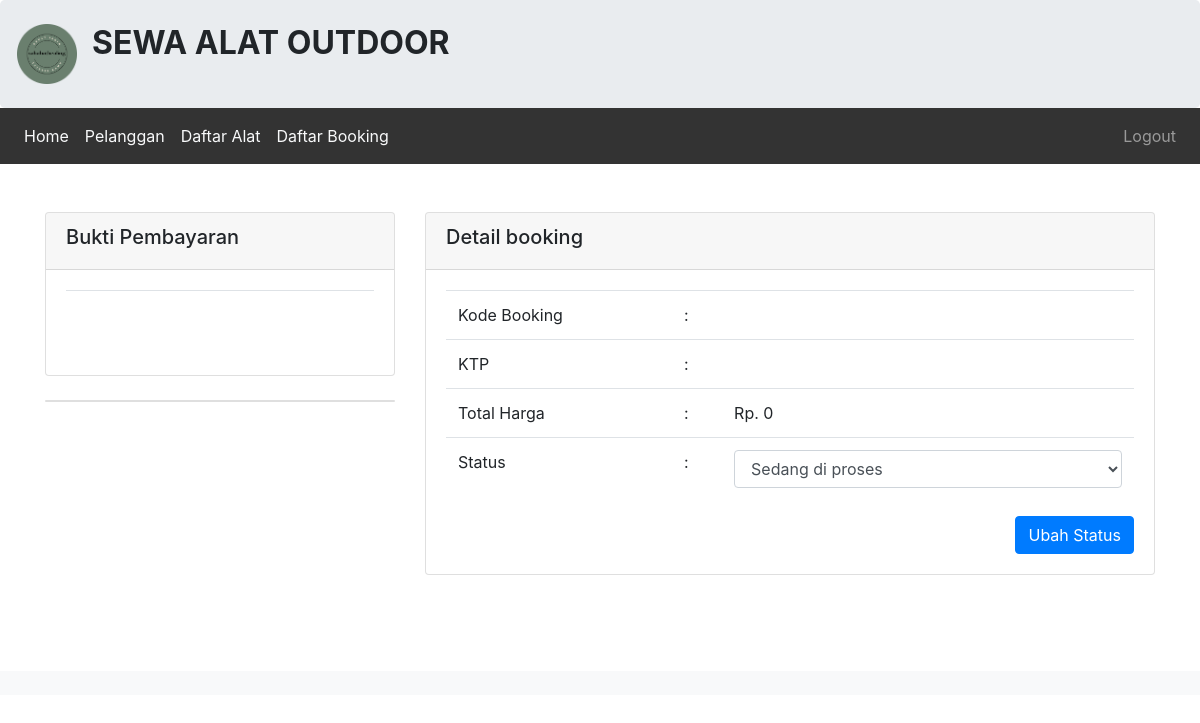
Before: /admin/booking/bayar.php?id=1701860529 (signed in) with the older database file.
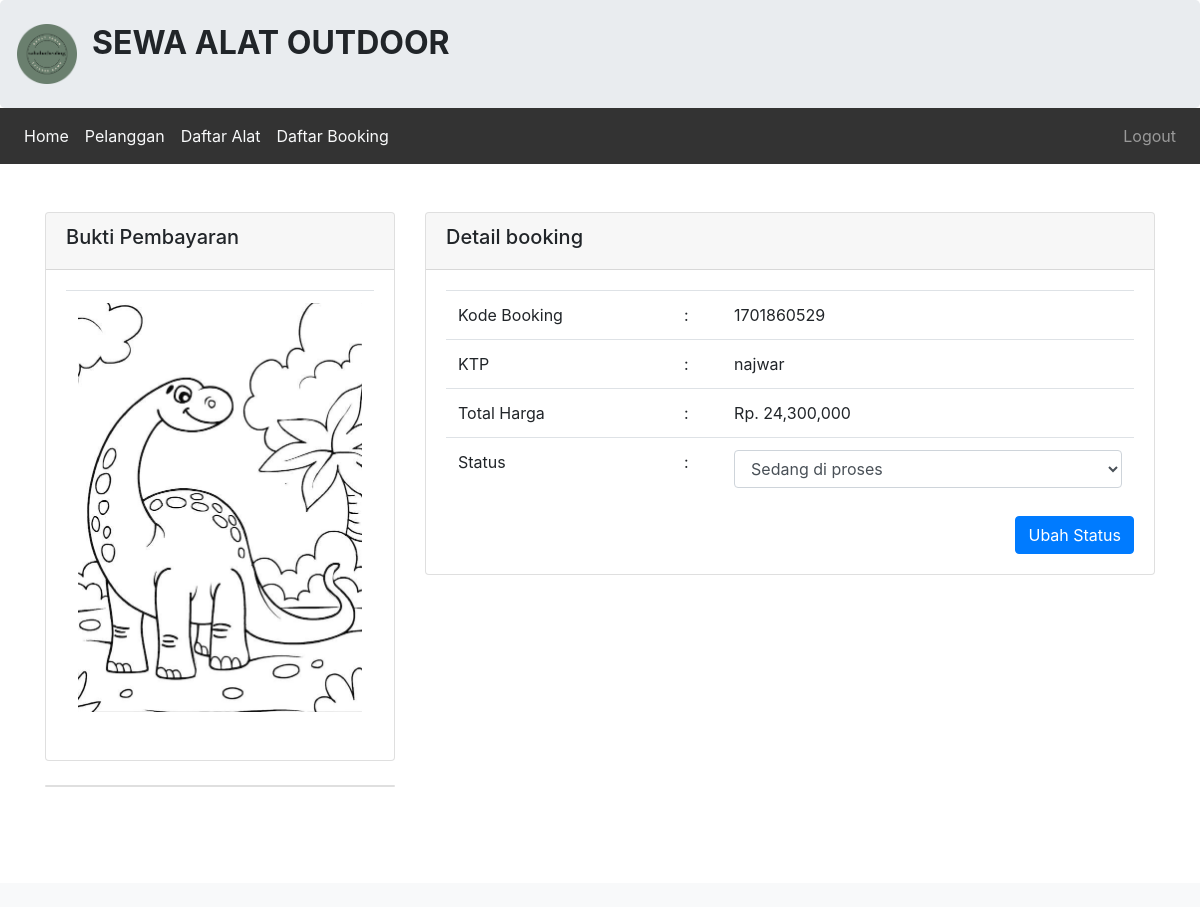
After: the same page with the newer database file.
### tables this page shows
CREATE TABLE `tbl_pembayaran_212303` (
  `212303_id_pembayaran` int(11) NOT NULL,
  `212303_id_login` int(20) NOT NULL,
  `212303_id_booking` int(100) NOT NULL,
  `212303_gambar` varchar(100) NOT NULL
);

CREATE TABLE `tbl_booking_212303` (
  `212303_id_booking` int(11) NOT NULL,
  `212303_kode_booking` varchar(25) NOT NULL,
  `212303_id_login` int(50) NOT NULL,
  `212303_id_alat` varchar(50) NOT NULL,
  `212303_nama` varchar(50) NOT NULL,
  `212303_alamat` varchar(100) NOT NULL,
  `212303_ktp` varchar(20) NOT NULL,
  `212303_no_telp` varchar(20) NOT NULL,
  `212303_jml_sewa` int(15) NOT NULL,
  `212303_tgl_sewa` date NOT NULL,
  `212303_tgl_kmb` date NOT NULL,
  `212303_total_bayar` int(100) NOT NULL,
  `212303_konfirmasi` varchar(50) NOT NULL,
  `212303_tgl_input` date NOT NULL
);

### admin/booking/bayar.php (the view, shortened to what this page needs)
<?php
include '../header2.php';
include '../../koneksi.php';
$kode_booking = $_GET['id'];
$query = "SELECT * FROM tbl_booking_212303 WHERE 212303_kode_booking = '$kode_booking'";
$hasil = mysqli_query($koneksi, $query);
$isi = mysqli_fetch_assoc($hasil);
$id_booking = $isi['212303_id_booking'];
$query2 = "SELECT * FROM tbl_pembayaran_212303 WHERE 212303_id_booking = '$id_booking'";
$hasil2 = mysqli_query($koneksi, $query2);
$isi2 = mysqli_fetch_assoc($hasil2);
?>
<br>
<br>
<div class="container">
    <div class="row">
        <div class="col-sm-4">
            <div class="card">
                <div class="card-header">
                    <h5> Bukti Pembayaran</h5>
                </div>
                <div class="card-body">
                        <table class="table">
                            <tr>
                                <td><img src="../../images/<?= $isi2['212303_gambar']; ?>" alt="" width="100%"></td>
                            </tr>
                        </table>
                </div>
            </div>
            <br />
            <div class="card">
            </div>
        </div>
        <div class="col-sm-8">
            <div class="card">
                <div class="card-header">
                    <h5> Detail booking</h5>
                </div>
                <div class="card-body">
                    <form method="post" action="proses.php?id=konfirmasi">
                        <table class="table">
                            <tr>
                                <td>Kode Booking </td>
                                <td> :</td>
                                <td><?php echo $isi['212303_kode_booking']; ?></td>
                            </tr>
                            <tr>
                                <td>KTP </td>
                                <td> :</td>
                                <td><?php echo $isi['212303_ktp']; ?></td>
                            </tr>
                            <tr>
                                <td>Total Harga </td>
                                <td> :</td>
                                <td>Rp. <?php echo number_format($isi['212303_total_bayar']); ?></td>
                            </tr>
                            <tr>
                                <td>Status </td>
                                <td> :</td>
                                <td>
                                    <select class="form-control" name="status">
                                        <option <?php if ($isi['212303_konfirmasi'] == 'Sedang di proses') {
                                                    echo 'selected';
                                                } ?>>
                                            Sedang di proses
                                        </option>
                                    </select>
                                </td>
                            </tr>
                        </table>
                        <button type="submit" class="btn btn-primary float-right">
                            Ubah Status
                        </button>
                    </form>
                </div>
            </div>
        </div>
    </div>
</div>
<br>
<br>
<br>
<?php include '../footer.php'; ?>

### admin/header2.php (shortened to what this page needs)
<!doctype html>
<html lang="en">
<head>
    <link rel="stylesheet" href="https://maxcdn.bootstrapcdn.com/bootstrap/4.5.2/css/bootstrap.min.css">
</head>
<body>
    <div class="jumbotron pt-4 pb-4">
        <div class="row">
            <img src="../../images/Ellipse 3.png" width="60px">
            <div class="col-sm-8">
                <h2><b style="text-transform:uppercase;">SEWA alat outdoor</b></h2>
            </div>
        </div>
    </div>
    <nav class="navbar navbar-expand-lg navbar-dark" style="background-color: #333;">
        <div class="collapse navbar-collapse" id="collapsibleNavId">
            <ul class="navbar-nav mr-auto mt-2 mt-lg-0">
                <li class="nav-item ">
                    <a class="nav-link text-light" href="../index.php">Home</a>
                </li>
                <li class="nav-item ">
                    <a class="nav-link text-light" href="../pelanggan/index.php">Pelanggan</a>
                </li>
                <li class="nav-item ">
                    <a class="nav-link text-light" href="../alat/index.php">Daftar Alat</a>
                </li>
                <li class="nav-item ">
                    <a class="nav-link text-light" href="../booking/booking.php">Daftar Booking</a>
                </li>
            </ul>
            <ul class="navbar-nav my-2 my-lg-0">
                <li class="nav-item">
                    <a class="nav-link" onclick="return confirm('Apakah anda ingin logout ?');" href="../../logout.php">Logout</a>
                </li>
            </ul>
        </div>
    </nav>

### admin/footer.php (shortened to what this page needs)
<div class="footer mt-4 bg-light text-white pt-3 pb-2">
</div>
</body>
</html>

Changed rows visible on the page:
added tbl_pembayaran_212303: 212303_gambar (picture)
added tbl_booking_212303: 212303_kode_booking "1701860529", 212303_ktp "najwar", 212303_total_bayar "24,300,000", status "Sedang di proses"
Other visible differences:
$isi['212303_total_bayar']: "0" → (not shown)
form field status: "Sedang di proses" → (not shown)
